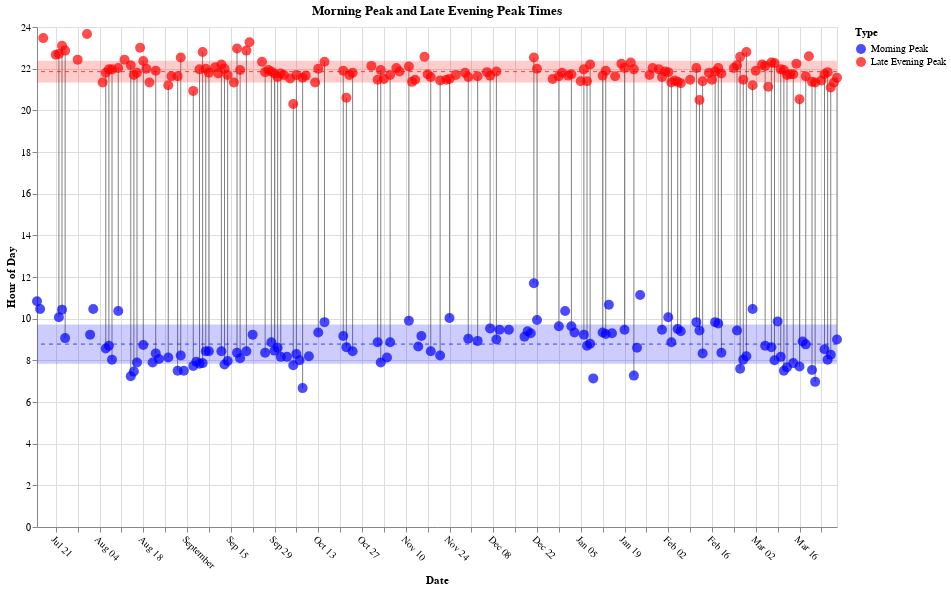

The code cell stored with this chart in its notebook:
### Markdown cell above
# Look for patterns between MP and LEP

### Code cell
import circadian
reload(circadian)

circadian.draw_mp_to_lep_2(merge_all_types())

### Figure 1 — Vega-Lite specification as saved in the notebook (floating-point values rounded to 4 significant figures; data arrays with more than 128 entries replaced by an {"elided": "..."} marker saying what was removed)
{"config": {"view": {"continuousWidth": 300, "continuousHeight": 300}, "axis": {"grid": true}}, "layer": [{"data": {"name": "data-d0c1357b22bd60e679d267c44c34a5ab"}, "mark": {"type": "rule", "color": "gray"}, "encoding": {"x": {"axis": {"labelAngle": 45}, "field": "dayAndNightOf", "title": "Date", "type": "temporal"}, "y": {"field": "MP_Hour", "title": "Hour of Day", "type": "quantitative"}, "y2": {"field": "LEP_Hour_Adj"}}}, {"data": {"name": "data-702f138f39be45790e1427f89e7cab24"}, "mark": {"type": "point", "filled": true, "size": 100}, "encoding": {"color": {"field": "Type", "scale": {"domain": ["Morning Peak", "Late Evening Peak"], "range": ["blue", "red"]}, "type": "nominal"}, "tooltip": [{"field": "dayAndNightOf", "format": "%Y-%m-%d", "title": "Date", "type": "temporal"}, {"field": "Hour", "format": ".2f", "title": "Time", "type": "quantitative"}, {"field": "Type", "type": "nominal"}], "x": {"field": "dayAndNightOf", "type": "temporal"}, "y": {"field": "Hour", "type": "quantitative"}}}, {"data": {"name": "data-4bf4daa4cd360ca66ced50f8de1b55fa"}, "mark": {"type": "rule", "color": "blue", "opacity": 0.7, "strokeDash": [4, 4]}, "encoding": {"y": {"field": "avg", "type": "quantitative"}}}, {"data": {"name": "data-adeab18d05892430fc9b6710105e5e82"}, "mark": {"type": "rule", "color": "red", "opacity": 0.7, "strokeDash": [4, 4]}, "encoding": {"y": {"field": "avg", "type": "quantitative"}}}, {"data": {"name": "data-d2b7b25bb46a064028a8326e6976c4ea"}, "mark": {"type": "rect", "color": "blue", "opacity": 0.2}, "encoding": {"y": {"field": "lower", "type": "quantitative"}, "y2": {"field": "upper"}}}, {"data": {"name": "data-baf3c9814cabbf543f3dbc3ffbe11729"}, "mark": {"type": "rect", "color": "red", "opacity": 0.2}, "encoding": {"y": {"field": "lower", "type": "quantitative"}, "y2": {"field": "upper"}}}], "height": 500, "title": "Morning Peak and Late Evening Peak Times", "width": 800, "$schema": "https://vega.github.io/schema/vega-lite/v5.20.1.json", "datasets": {"data-d0c1357b22bd60e679d267c44c34a5ab": {"elided": "233 records"}, "data-702f138f39be45790e1427f89e7cab24": {"elided": "466 records"}, "data-4bf4daa4cd360ca66ced50f8de1b55fa": [{"avg": 8.78}], "data-adeab18d05892430fc9b6710105e5e82": [{"avg": 21.86}], "data-d2b7b25bb46a064028a8326e6976c4ea": [{"lower": 7.839, "upper": 9.721, "type": "MP"}], "data-baf3c9814cabbf543f3dbc3ffbe11729": [{"lower": 21.34, "upper": 22.38, "type": "LEP"}]}}
